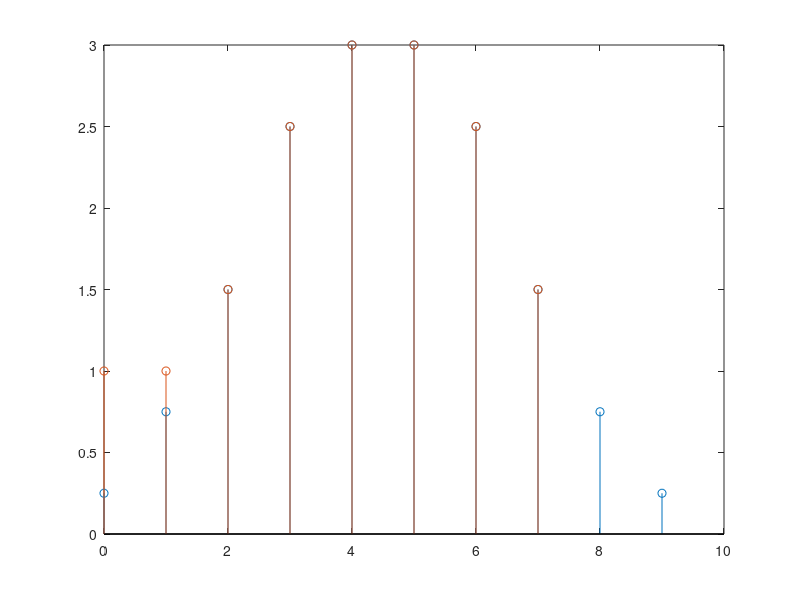

Source code (MATLAB):
%----P1------
%EXPONENCIAL DECREIXENT EXEMPLE
%n=0:50; %variable independiente 51 muestras
%w=pi/10;r=0.9; %inicaliza parámetros exponencial
%C=1;z=r*exp(j*w); x=C*z.^n; %exponencial compleja
%
%subplot(2,1,1); %Divide figura en 2 x 1, selecciona 1
%stem(n,real(x)); %Parte real en subplot 1
%xlabel('n');ylabel('real(x(n))'); %etiquetas gráfica
%
%subplot(2,1,2); %Divide figura en 2 x 1, selecciona 2
%stem(n,imag(x)); %Parte imaginaria en subplot 2
%xlabel('n');ylabel('imag(x(n))'); %etiquetas gráfica

%EXPONENCIAL CONSTANT
%n=0:50; %variable indepndiente 51 muestras
%w=pi/10;r=1; %inicaliza parámetros exponencial
%C=1;z=r*exp(j*w); x=C*z.^n; %exponencial compleja

%subplot(2,1,1); %Divide figura en 2 x 1, selecciona 1
%stem(n,real(x)); %Parte real en subplot 1
%xlabel('n');ylabel('real(x(n))'); %etiquetas gráfica
%
%subplot(2,1,2); %Divide figura en 2 x 1, selecciona 2
%stem(n,imag(x)); %Parte imaginaria en subplot 2
%xlabel('n');ylabel('imag(x(n))'); %etiquetas gráfica

%EXPONENCIAL CRECIENTE
% n=0:50; %variable indepndiente 51 muestras
% w=pi/10;r=1.1; %inicaliza parámetros exponencial
% C=1;z=r*exp(j*w); x=C*z.^n; %exponencial compleja
% 
% subplot(2,1,1); %Divide figura en 2 x 1, selecciona 1
% stem(n,real(x)); %Parte real en subplot 1
% xlabel('n');ylabel('real(x(n))'); %etiquetas gráfica
% 
% subplot(2,1,2); %Divide figura en 2 x 1, selecciona 2
% stem(n,imag(x)); %Parte imaginaria en subplot 2
% xlabel('n');ylabel('imag(x(n))'); %etiquetas gráfica
%----P2------
%SENYAL SINUSOIDAL PERIODICA
% n=0:31;
% A=1;w=pi/8;
% f=A*sin(w*n);
% stem(n,f)
% xlabel('n');ylabel('A');

%SENYAL SINUSOIDAL NO PERIODICA
% n=0:31;
% A=1;w=sqrt(2);
% g=A*sin(w*n);
% stem(n,g)
% xlabel('n');ylabel('A');

%----P3-----
%f=3/10
% n=0:9;
% n=0:30;
% n=0:49;
% n=0:82;
% n=0:126;
% s=cos(2*pi*(3/10)*n);
% rep_tyf(s);
%El periodo fundamental debe ser multiple de 10, de este modo el muestreo
%en frequencia caerá en el pico de y los ceros de la sinc
%----P4-----
h = [0.25 0.25 0.25 0.25];
x=[1,2,3,4,3,2,1];
y=conv(x,h);
n=0:length(y)-1;
stem(n,y)
hold on
%----P5-----
% h = [0.25 0.25 0.25 0.25,0,0,0,0];
% x=[1,2,3,4,3,2,1,0];
% H=fft(h,8);
% X=fft(x,8);
% Y=X.*H;
% y=ifft(Y,8);

h = [0.25 0.25 0.25 0.25,0,0,0,0];
x=[1,2,3,4,3,2,1,0];
y=cconv(h,x,8);
n=0:length(y)-1;
stem(n,y)
%La convolución circular
%es igual a hacer la DFT, multiplicar y luego hacer la IDFT. En cambio la
%convolución lineal es diferente.
%----P6-----
% h = [0.25 0.25 0.25 0.25,0,0,0,0,0,0,0,0];
% x=[1,2,3,4,3,2,1,0,0,0,0,0];
% H=fft(h,12);
% X=fft(x,12);
% Y=X.*H;
% y=ifft(Y,12);

% h = [0.25 0.25 0.25 0.25,0,0,0,0,0,0,0,0];
% x=[1,2,3,4,3,2,1,0,0,0,0,0];
% y=cconv(h,x,12);
% n = 0:length(y)-1;
% stem(n, y);
% xlabel('n');
% ylabel('y(n)');
%----P7-----
% load("voice_samples.mat");
% x8k=vector_samples_8k;
% x44k=vector_samples_44k;
% 
% disp("Escoltant a 8k...");
% sound(x8k,8000); pause(3);
% 
% disp("Escoltant a 44k...");
% sound(x44k,44000); pause(3);
%Cuanta más frcuencia, más resolución, por tanto mayor calidad, és decir
%que se oye mejor.
%----P8-----
% load("voice_samples.mat");
% x8k=vector_samples_8k;
% x44k=vector_samples_44k;
% rep_tyf(x8k); %Estimando vemos que las frecuencias se encuentran en el rango del -0,2 al 0.2
% rep_tyf(x44k);%En este caso va del -0.1 al 0.1

%----P9-----
% x16k=vector_samples_16k;
% h=zeros(0,9600);
% h(1)=1;
% h(3200)=0.7;
% h(6400)=0.5;
% h(9600)=0.2;
% y=conv(x16k,h);
% n=0:length(y)-1;
% sound(y,16000)
% stem(x16k)
% rep_tyf(y)
